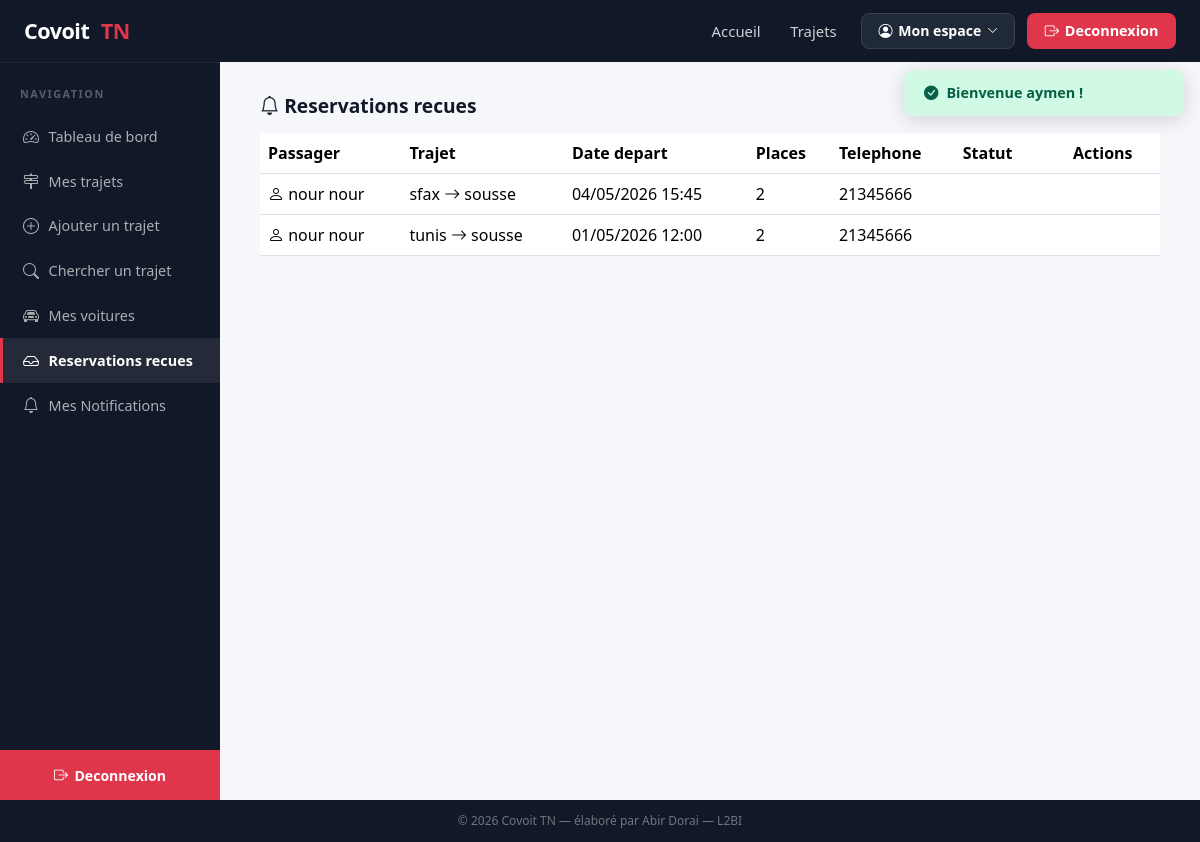
The page /index.php?controller=reservation&action=reservationsRecues (signed in) on the database its author committed.
### tables this page shows
CREATE TABLE `reservation` (
  `idReservation` int(11) NOT NULL,
  `idPassager` int(11) NOT NULL,
  `idTrajet` int(11) NOT NULL,
  `dateReservation` datetime DEFAULT current_timestamp(),
  `nbPlacesReservees` int(11) DEFAULT 1,
  `statut` varchar(20) DEFAULT 'En attente'
);

CREATE TABLE `utilisateur` (
  `idUtilisateur` int(11) NOT NULL,
  `nom` varchar(50) NOT NULL,
  `prenom` varchar(50) NOT NULL,
  `email` varchar(100) NOT NULL,
  `telephone` varchar(20) DEFAULT NULL,
  `motDepasse` varchar(100) NOT NULL,
  `role` varchar(20) NOT NULL
);

CREATE TABLE `trajet` (
  `idTrajet` int(11) NOT NULL,
  `idConducteur` int(11) NOT NULL,
  `villeDepart` varchar(50) NOT NULL,
  `villeArrivee` varchar(50) NOT NULL,
  `dateDepart` datetime NOT NULL,
  `prixParPersonne` double NOT NULL,
  `statut` varchar(20) DEFAULT 'Actif'
);

### controllers/ReservationController.php (called while the page is built, shortened)
<?php
require_once __DIR__ . '/../core/Controller.php';
require_once __DIR__ . '/../models/Reservation.php';
require_once __DIR__ . '/../models/Utilisateur.php';
class ReservationController extends Controller
{
    public function reservationsRecues()
    {
        $userModel    = new Utilisateur();
        $resaModel    = new Reservation();
        $idConducteur = $userModel->getIdConducteur($_SESSION['user']['idUtilisateur']);
        $reservations = $resaModel->findByConducteur($idConducteur);
        $this->render('reservation/recues', ['reservations' => $reservations]);
    }
}

### core/Router.php (called while the page is built, shortened)
<?php
class Router
{
    public function dispatch()
    {
        $actionName     = isset($_GET['action'])     ? $_GET['action']     : 'index';
        $actionName     = preg_replace('/[^a-zA-Z0-9_]/', '', $actionName);
        $controller = new $className();
        $controller->$actionName();
    }
}

### index.php (called while the page is built, shortened)
<?php
require_once __DIR__ . '/core/Router.php';
$router = new Router();
$router->dispatch();

### config/database.php (called while the page is built, shortened)
<?php
class Database
{
    private static $host    = 'localhost';
    private static $dbname  = 'covoi_tn';
    private static $user    = 'root';
    private static $pass    = '';
    private static $charset = 'utf8mb4';
    private static $instance = null;
    public static function getInstance()
    {
        if (self::$instance === null) {
            $dsn = 'mysql:host=' . self::$host
                 . ';dbname=' . self::$dbname
                 . ';charset=' . self::$charset;
            $options = [
                PDO::ATTR_ERRMODE            => PDO::ERRMODE_EXCEPTION,
                PDO::ATTR_DEFAULT_FETCH_MODE => PDO::FETCH_ASSOC,
                PDO::ATTR_EMULATE_PREPARES   => false,
            ];
            try {
                self::$instance = new PDO($dsn, self::$user, self::$pass, $options);
            } catch (PDOException $e) {
                die('Erreur de connexion a la base de donnees : ' . $e->getMessage());
            }
        }
        return self::$instance;
    }
}

### core/Model.php (called while the page is built, shortened)
<?php
require_once __DIR__ . '/../config/database.php';
abstract class Model
{
    public function __construct()
    {
        $this->db = Database::getInstance();
    }
}

### models/Utilisateur.php (called while the page is built, shortened)
<?php
require_once __DIR__ . '/../core/Model.php';
class Utilisateur extends Model
{
    public function getIdConducteur($idUtilisateur)
    {
        $sql = "SELECT idConducteur FROM conducteur WHERE idUtilisateur = :id";
        $stmt = $this->db->prepare($sql);
        $stmt->execute([':id' => $idUtilisateur]);
        $row = $stmt->fetch();
        return $row ? (int) $row['idConducteur'] : null;
    }
}

### models/Reservation.php (called while the page is built, shortened)
<?php
require_once __DIR__ . '/../core/Model.php';
class Reservation extends Model
{
    public function findByConducteur($idConducteur)
    {
        $sql = "SELECT r.*, t.villeDepart, t.villeArrivee, t.dateDepart,
                       u.nom AS nomPassager, u.prenom AS prenomPassager, u.telephone
                FROM reservation r
                INNER JOIN trajet t       ON r.idTrajet = t.idTrajet
                INNER JOIN passager p     ON r.idPassager = p.idPassager
                INNER JOIN utilisateur u  ON p.idUtilisateur = u.idUtilisateur
                WHERE t.idConducteur = :id
                ORDER BY r.dateReservation DESC";
        $stmt = $this->db->prepare($sql);
        $stmt->execute([':id' => $idConducteur]);
        return $stmt->fetchAll();
    }
}

### views/reservation/recues.php (the view, shortened to what this page needs)
<h2 class="section-title"><i class="bi bi-bell"></i> Reservations recues</h2>
<?php if (empty($reservations)): ?>
    <div class="alert alert-info">Aucune reservation pour le moment.</div>
<?php else: ?>
    <div class="table-responsive">
        <table class="table table-hover bg-white">
            <thead>
                <tr>
                    <th>Passager</th>
                    <th>Trajet</th>
                    <th>Date depart</th>
                    <th>Places</th>
                    <th>Telephone</th>
                    <th>Statut</th>
                    <th>Actions</th>
                </tr>
            </thead>
            <tbody>
                <?php foreach ($reservations as $r): ?>
                    <tr>
                        <td>
                            <i class="bi bi-person"></i>
                            <?= htmlspecialchars($r['prenomPassager'] . ' ' . $r['nomPassager']) ?>
                        </td>
                        <td>
                            <?= htmlspecialchars($r['villeDepart']) ?>
                            <i class="bi bi-arrow-right"></i>
                            <?= htmlspecialchars($r['villeArrivee']) ?>
                        </td>
                        <td><?= date('d/m/Y H:i', strtotime($r['dateDepart'])) ?></td>
                        <td><?= $r['nbPlacesReservees'] ?></td>
                        <td><?= htmlspecialchars($r['telephone']) ?></td>
                        <td>
                            <span class="badge badge-statut-<?= str_replace(' ', '', $r['statut']) ?>">
                            </span>
                        </td>
                        <td>
                        </td>
                    </tr>
                <?php endforeach; ?>
            </tbody>
        </table>
    </div>
<?php endif; ?>

### core/Controller.php (shortened to what this page needs)
<?php
abstract class Controller
{
    protected function render($view, $data = [], $withLayout = true)
    {
        extract($data);
        $viewFile = __DIR__ . '/../views/' . $view . '.php';
        if ($withLayout) {
            require __DIR__ . '/../views/layouts/header.php';
            require $viewFile;
            require __DIR__ . '/../views/layouts/footer.php';
        } else {
            require $viewFile;
        }
    }
}

### views/layouts/header.php (shortened to what this page needs)
<?php
$user       = $_SESSION['user'] ?? null;
$ctrl       = $_GET['controller'] ?? 'home';
$action     = $_GET['action']     ?? 'index';
$hasSidebar = ($user !== null);
$isHero     = (!$user && $ctrl === 'home' && $action === 'index');
$active = function($c, $a = null) use ($ctrl, $action) {
    if ($ctrl !== $c) return '';
    if ($a !== null && $action !== $a) return '';
    return 'active';
};
?>
<!DOCTYPE html>
<html lang="fr">
<head>
    <link href="https://cdn.jsdelivr.net/npm/bootstrap@5.3.2/dist/css/bootstrap.min.css" rel="stylesheet">
    <link rel="stylesheet" href="https://cdn.jsdelivr.net/npm/bootstrap-icons@1.11.1/font/bootstrap-icons.css">
    <link rel="stylesheet" href="public/css/style.css">
</head>
<body>
<nav class="navbar-covoit">
    <a class="navbar-brand" href="<?= BASE_URL ?>">
        <span>Covoit</span>&nbsp;<span class="brand-tn">TN</span>
    </a>
    <div class="nav-links" id="navLinks">
        <a href="<?= BASE_URL ?>" class="nav-link-item">Accueil</a>
        <a href="<?= BASE_URL ?>?controller=trajet&action=index" class="nav-link-item">Trajets</a>
        <?php if ($user): ?>
            <div class="dd-parent" style="margin-left:.5rem">
                <a href="#" class="btn-monespace" id="ddUser"
                   style="display:inline-flex;align-items:center;gap:.35rem">
                    <i class="bi bi-person-circle"></i>
                    Mon espace
                    <i class="bi bi-chevron-down" style="font-size:.7rem"></i>
                </a>
            </div>
            <a href="<?= BASE_URL ?>?controller=auth&action=logout" class="btn-red" style="margin-left:.5rem">
                <i class="bi bi-box-arrow-right"></i> Deconnexion
            </a>
        <?php endif; ?>
    </div>
</nav>
<div class="flash-wrapper">
    <?php if (!empty($_SESSION['flash_success'])): ?>
        <div class="flash-msg success">
            <i class="bi bi-check-circle-fill"></i>
            <?= htmlspecialchars($_SESSION['flash_success']) ?>
        </div>
    <?php endif; ?>
</div>
<?php if ($hasSidebar): ?>
<div class="app-layout">
    <aside class="sidebar">
        <div class="sidebar-inner">
            <div class="sidebar-nav-label">Navigation</div>
            <?php if ($user['role'] === 'Conducteur'): ?>
                <a href="<?= BASE_URL ?>?controller=profil&action=dashboard"
                   class="sidebar-link <?= $active('profil','dashboard') ?>">
                    <i class="bi bi-speedometer2"></i> Tableau de bord
                </a>
                <a href="<?= BASE_URL ?>?controller=trajet&action=mesTrajets"
                   class="sidebar-link <?= $active('trajet','mesTrajets') ?>">
                    <i class="bi bi-signpost-2"></i> Mes trajets
                </a>
                <a href="<?= BASE_URL ?>?controller=trajet&action=create"
                   class="sidebar-link <?= $active('trajet','create') ?>">
                    <i class="bi bi-plus-circle"></i> Ajouter un trajet
                </a>
                <a href="<?= BASE_URL ?>?controller=trajet&action=index"
                   class="sidebar-link <?= $active('trajet','index') ?>">
                    <i class="bi bi-search"></i> Chercher un trajet
                </a>
                <a href="<?= BASE_URL ?>?controller=voiture&action=index"
                   class="sidebar-link <?= $active('voiture') ?>">
                    <i class="bi bi-car-front"></i> Mes voitures
                </a>
                <a href="<?= BASE_URL ?>?controller=reservation&action=reservationsRecues"
                   class="sidebar-link <?= $active('reservation','reservationsRecues') ?>">
                    <i class="bi bi-inbox"></i> Reservations recues
                </a>
                <a href="<?= BASE_URL ?>?controller=profil&action=notifications"
                   class="sidebar-link <?= $active('profil','notifications') ?>">
                    <i class="bi bi-bell"></i> Mes Notifications
                </a>
            <?php endif; ?>
            <div class="sidebar-spacer"></div>
        </div>
        <a href="<?= BASE_URL ?>?controller=auth&action=logout" class="sidebar-logout">
            <i class="bi bi-box-arrow-right"></i> Deconnexion
        </a>
    </aside>
    <main class="app-main">
<?php elseif ($isHero): ?>
<main>
<?php else: ?>
<main>
<div class="page-container">
<?php endif; ?>

### views/layouts/footer.php (shortened to what this page needs)
<?php
$user    = $_SESSION['user'] ?? null;
$hasSidebar = ($user !== null);
?>
<?php if ($hasSidebar): ?>
    </main>
</div>
<div style="background:var(--dark);color:rgba(255,255,255,.4);text-align:center;font-size:.75rem;padding:.75rem;">
    &copy; <?= date('Y') ?> Covoit TN — élaboré par Abir Dorai — L2BI
</div>
<?php endif; ?>
</body>
</html>

### public/css/style.css (style rules this page uses)
:root { --red: #e0364b; --red-dark: #c02a3a; --navy: #0f1523; --navy2: #1b2547; --dark: #111827; --sidebar-w: 220px; --white: #ffffff; --grey-bg: #f5f7fa; --grey-text: #6b7280; --border: #e5e7eb; --radius: 12px; }
*, *::before, *::after { box-sizing: border-box; }
body { font-family: 'Segoe UI', system-ui, -apple-system, sans-serif; background: var(--grey-bg); color: #1f2937; margin: 0; padding: 0; }
a { color: inherit; }
.navbar-covoit { background: var(--dark) !important; height: 62px; padding: 0 1.5rem; display: flex; align-items: center; position: sticky; top: 0; z-index: 1000; box-shadow: 0 1px 0 rgba(255,255,255,.05); }
.navbar-covoit .navbar-brand { font-size: 1.35rem; font-weight: 800; color: var(--white) !important; letter-spacing: -.5px; text-decoration: none; display: flex; align-items: center; gap: .2rem; }
.brand-tn { color: var(--red) !important; }
.nav-links { display: flex; align-items: center; gap: .25rem; }
.nav-link-item { color: rgba(255,255,255,.8); text-decoration: none; font-size: .93rem; padding: .38rem .8rem; border-radius: 6px; transition: color .15s, background .15s; }
.btn-monespace { background: #1f2937; color: var(--white) !important; border: 1.5px solid #374151; padding: .38rem 1rem; border-radius: 8px; font-size: .88rem; font-weight: 600; text-decoration: none; transition: background .15s; }
.btn-red { background: var(--red); color: var(--white) !important; border: none; padding: .42rem 1.1rem; border-radius: 8px; font-size: .9rem; font-weight: 700; text-decoration: none; display: inline-flex; align-items: center; gap: .35rem; transition: background .15s; cursor: pointer; }
.flash-wrapper { position: fixed; top: 70px; right: 1rem; z-index: 2000; min-width: 280px; }
.flash-msg { padding: .75rem 1.25rem; border-radius: 10px; font-size: .9rem; font-weight: 600; margin-bottom: .5rem; display: flex; align-items: center; gap: .5rem; box-shadow: 0 4px 20px rgba(0,0,0,.15); }
.flash-msg.success { background: #d1fae5; color: #065f46; }
.app-layout { display: flex; min-height: calc(100vh - 62px); }
.sidebar { width: var(--sidebar-w); min-width: var(--sidebar-w); background: var(--dark); display: flex; flex-direction: column; position: sticky; top: 62px; height: calc(100vh - 62px); overflow-y: auto; }
.sidebar-inner { padding: 1.5rem 0; flex: 1; display: flex; flex-direction: column; }
.sidebar-nav-label { font-size: .68rem; font-weight: 700; letter-spacing: 1.5px; color: rgba(255,255,255,.3); text-transform: uppercase; padding: 0 1.25rem; margin-bottom: .75rem; }
.sidebar-link { display: flex; align-items: center; gap: .6rem; padding: .65rem 1.25rem; color: rgba(255,255,255,.65); text-decoration: none; font-size: .9rem; font-weight: 500; border-left: 3px solid transparent; transition: color .12s, background .12s, border-color .12s; }
.sidebar-link.active { color: var(--white); background: rgba(255,255,255,.08); border-left-color: var(--red); font-weight: 700; }
.sidebar-link i { font-size: 1rem; }
.sidebar-spacer { flex: 1; }
.sidebar-logout { background: var(--red); color: var(--white) !important; text-align: center; padding: .9rem; font-weight: 700; font-size: .88rem; text-decoration: none; display: flex; align-items: center; justify-content: center; gap: .4rem; transition: background .15s; margin: 0; }
.app-main { flex: 1; padding: 2rem 2.5rem; overflow-y: auto; min-width: 0; }
.section-title { font-size: 1.2rem; font-weight: 700; color: #111827; margin-bottom: 1rem; }
.dd-parent { position: relative; }

### rows shown on the page
reservation: utilisateur.prenom+nom "nour nour", idTrajet.villeDepart "sfax", idTrajet.villeArrivee "sousse", idTrajet.dateDepart "04/05/2026 15:45", nbPlacesReservees "2", utilisateur.telephone "21345666"
reservation: utilisateur.prenom+nom "nour nour", idTrajet.villeDepart "tunis", idTrajet.villeArrivee "sousse", idTrajet.dateDepart "01/05/2026 12:00", nbPlacesReservees "2", utilisateur.telephone "21345666"

### other values the page prints
$_SESSION['flash_success'] "Bienvenue aymen !"
